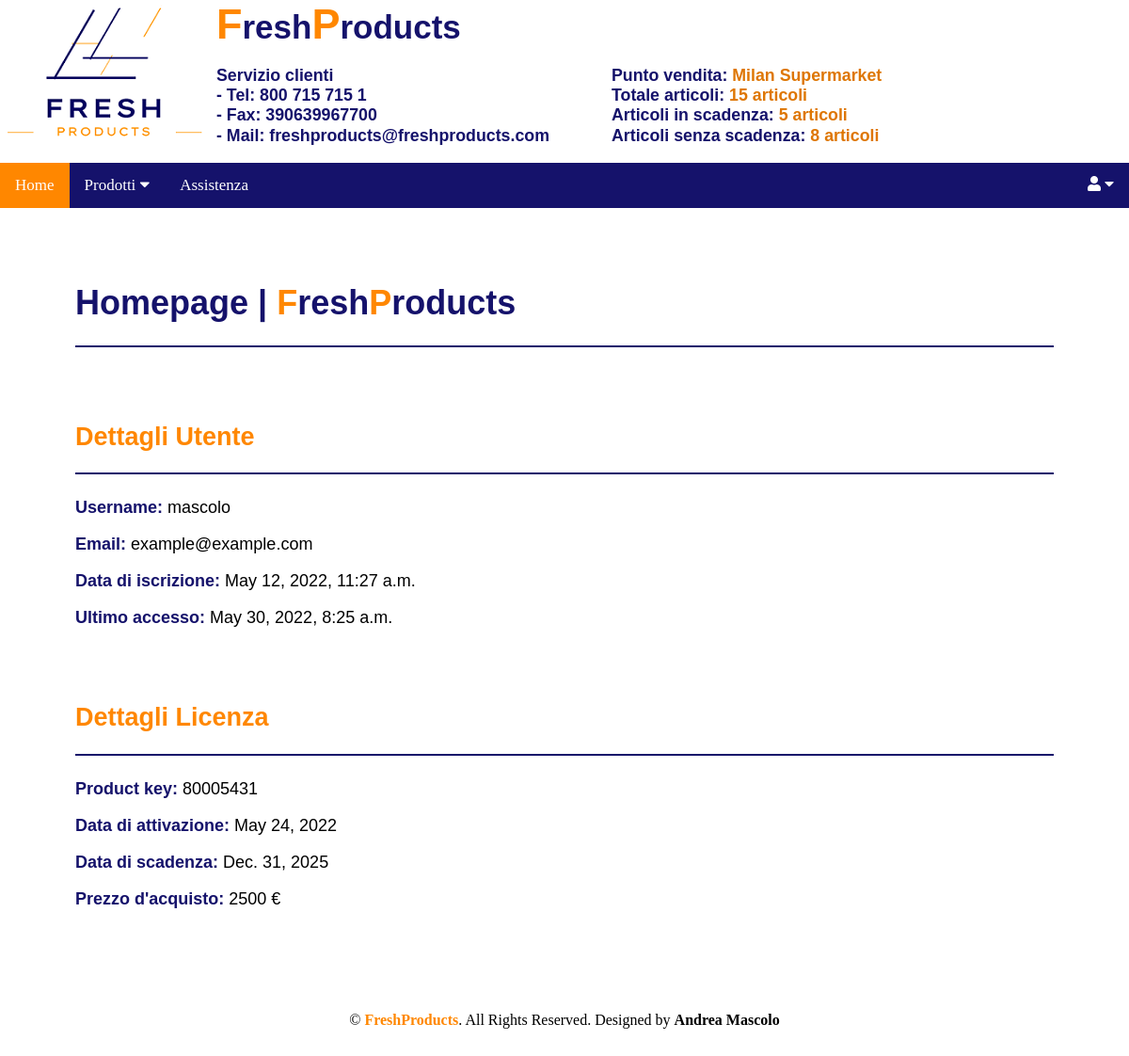
Screenshot of /area_riservata/ (signed in) with the database file from the repository.
### App_FreshProducts/models.py (models this page shows)
class Punto_vendita(models.Model):
    Shop_code = models.AutoField(primary_key=True) # auto increment con id
    Nome = models.CharField(max_length=200)
    Indirizzo = models.CharField(max_length=200)
    Civico = models.CharField(max_length=200)
    Citta = models.CharField(max_length=200)
    Cap = models.IntegerField()
    Code = models.ForeignKey(Licenze, on_delete=models.CASCADE)
    user = models.ForeignKey(
        settings.AUTH_USER_MODEL,
        on_delete=models.DO_NOTHING,
        null=True,
        blank=True,
    )

class Licenze(models.Model):
    Code = models.CharField(max_length=100, primary_key=True)
    Data_sottoscrizione = models.DateField('Data_sottoscrizione')
    Data_scadenza = models.DateField('Data_scadenza')
    Prezzo = models.IntegerField()

### App_FreshProducts/views.py (the view)
# urls.py: path('area_riservata/', views.area_riservata, name='area_riservata'),
def area_riservata(request):
    global values
    values['state'] = 0
    if request.user.is_authenticated:
        values = get_private_data(request)
        templates = loader.get_template('Area_riservata.html')
        return HttpResponse(templates.render(values, request))
    else:
        return HttpResponseRedirect('/error403')

### App_FreshProducts/templates/Area_riservata.html (shortened to what this page needs)
{% load static %}
<!DOCTYPE html>
<html lang="en" dir="ltr">
  <head>
    <link rel="stylesheet" href="{% static 'App_FreshProducts/Styles.css' %}">
    <link href="https://cdnjs.cloudflare.com/ajax/libs/font-awesome/5.15.0/css/all.min.css" rel="stylesheet">
  </head>
  <body>
    <div style="background-color: white;" id="title">
      <a title="FreshProducts" href="/area_riservata/"><img src="{% static 'images/Logo.png' %}" align="left" alt="FreshProductsLogo"></a>
      <h1><a title="FreshProducts" style="color:#15126b;font-size:35px;font-weight:bold;font-family: 'Source Sans Pro', sans-serif;text-decoration:none;" href="/area_riservata/" id="logo"><span style="color:#ff8700;font-size: 45px;">F</span>resh<span style="color:#ff8700;font-size: 45px;">P</span>roducts</a></h1>
      <div onselectstart="return false" on dragstart="return false" style="cursor:context-menu" id="title_first_column">
        <h3>
          Servizio clienti<br>
          - Tel: 800 715 715 1 <br>
          - Fax: 390639967700 <br>
          - Mail: freshproducts@freshproducts.com
        </h3>
      </div>
      <div id="title_third_column">
      </div>
      <div onselectstart="return false" on dragstart="return false" style="cursor:context-menu" id="title_second_column">
        <h3>Punto vendita: <color style="color: #de7602">{{Nome}}</color><br>
        Totale articoli: <color style="color: #de7602">{{totale_prodotti}} articoli</color><br>
        Articoli in scadenza: <color style="color: #de7602">{{in_scadenza}} articoli</color><br>
        Articoli senza scadenza: <color style="color: #de7602">{{no_scadenza}} articoli</color></h3>
      </div>
    </div>
    <div class="menu">
      <a title="Home" class="active" href="/area_riservata/">Home</a>
      <div class="subnav">
        <button title="Prodotti" class="subnavbtn"><a href="/area_riservata/product/">Prodotti <i class="fa fa-caret-down"></i></a></button>
      </div>
      <a title="Assistenza" href="/area_riservata/assistance/">Assistenza</a>
      <div style="float:right;" class="dropdown">
        <button title="Il mio profilo" class="dropbtn">
          <i style="color:#ffffff;" class="fa fa-user mr-2"></i>
          <i class="fa fa-caret-down"></i>
        </button>
      </div>
    </div>
    <div class="container">
      <h1 style="color:#15126b">Homepage | <span style="color:#ff8700;">F</span>resh<span style="color:#ff8700;">P</span>roducts</h1>
      <hr>
    </div>
    <div class="container">
      <h2 style="color:#ff8700">Dettagli Utente</h2>
      <hr>
      <p><b style="color:#15126b">Username: </b>{{username}}</p>
      <p><b style="color:#15126b">Email: </b>{{email}}</p>
      <p><b style="color:#15126b">Data di iscrizione: </b>{{date_joined}}</p>
      <p><b style="color:#15126b">Ultimo accesso: </b>{{last_login}}</p>
    </div>
    <div class="container">
      <h2 style="color:#ff8700">Dettagli Licenza</h2>
      <hr>
      <p><b style="color:#15126b">Product key: </b>{{Code}}</p>
      <p><b style="color:#15126b">Data di attivazione: </b>{{Data_sottoscrizione}}</p>
      <p><b style="color:#15126b">Data di scadenza: </b>{{Data_scadenza}}</p>
      <p><b style="color:#15126b">Prezzo d'acquisto: </b>{{Prezzo}} €</p>
    </div>
    <footer>
      <p>
          &copy; <a style="color: #ff8700;text-decoration: none;font-weight: 600 !important;" href="#">FreshProducts</a>. All Rights Reserved. Designed by
          <span style="font-weight: bold;">Andrea Mascolo</span>
      </p>
    </footer>
  </body>
</html>

### App_FreshProducts/static/App_FreshProducts/Styles.css (style rules this page uses)
#title { background-color: #15126b; }
#title_first_column { width:30%; flex:0 0 auto; float:left; text-align:left; padding: 0px; color:#15126b; font-family: Arial; font-size:95%; line-height:1.4em; }
#title_second_column { width: 30%; margin-left: 650px; flex:0 0 auto; text-align:justify; padding:0px; color:#15126b; font-family:Helvetica, Arial, Verdana, sans-serif; font-size:95%; line-height:1.4em }
#title_third_column { width:10%; flex:0 0 auto; height: 0%; float:right; text-align:left; margin:0px; padding-top: 0px; padding-left: 0px; padding-bottom: 50px; color:#15126b; font-family: Arial; font-size:95%; line-height:1.4em; }
body { background-color: white; margin: 0px; }
#title h1 { color: #15126b; padding-bottom: 0px; margin: 0px; margin-bottom: 0px; margin-top: 0px; }
.dropdown { float: left; overflow: hidden; }
.dropdown .dropbtn { font-size: 16px; border: none; outline: none; color: white; padding: 14px 16px; background-color: inherit; font-family: inherit; margin: 0; }
.menu { margin: 0; padding : 0; left: 0; width: 100%; background-color: #15126b; overflow: hidden; }
.menu a { float: left; color: white; text-align: center; padding: 14px 16px; text-decoration: none; font-size: 17px; }
.menu a.active { background-color: #ff8700; color: white; padding: 14px 16px; }
.subnav { float: left; overflow: hidden; }
.subnav .subnavbtn { border: none; outline: none; padding: 0px 0px; text-decoration: none; background-color: inherit; font-family: inherit; margin: 0; }
.subnav { background-color: #15126b; padding: 0px 0px; margin-bottom: 0; }
.subnavbtn { padding: 0px 0px; cursor: pointer; display: block; }
footer { text-align: center; width:100%; padding: 10px; line-height: 1.5; background-color: #ffffff; color: black; }
* { box-sizing: border-box }
.container { margin: 80px; font-family: Arial; font-size: 18px; max-width: 2100px; }
hr { border: 1px solid #f1f1f1; border: 1px solid #15126b; margin-bottom: 25px; }
a { color: dodgerblue; }

### rows the page displays
Punto_vendita: Nome "Milan Supermarket"
Licenze: Code "80005431", Data_sottoscrizione "May 24, 2022", Data_scadenza "Dec. 31, 2025"

### other values shown
{{ totale_prodotti }} "15"
{{ in_scadenza }} "5"
{{ no_scadenza }} "8"
{{ username }} "mascolo"
{{ email }} "example@example.com"
{{ date_joined }} "May 12, 2022, 11:27 a.m."
{{ last_login }} "May 30, 2022, 8:25 a.m."
{{ Prezzo }} "2500"
